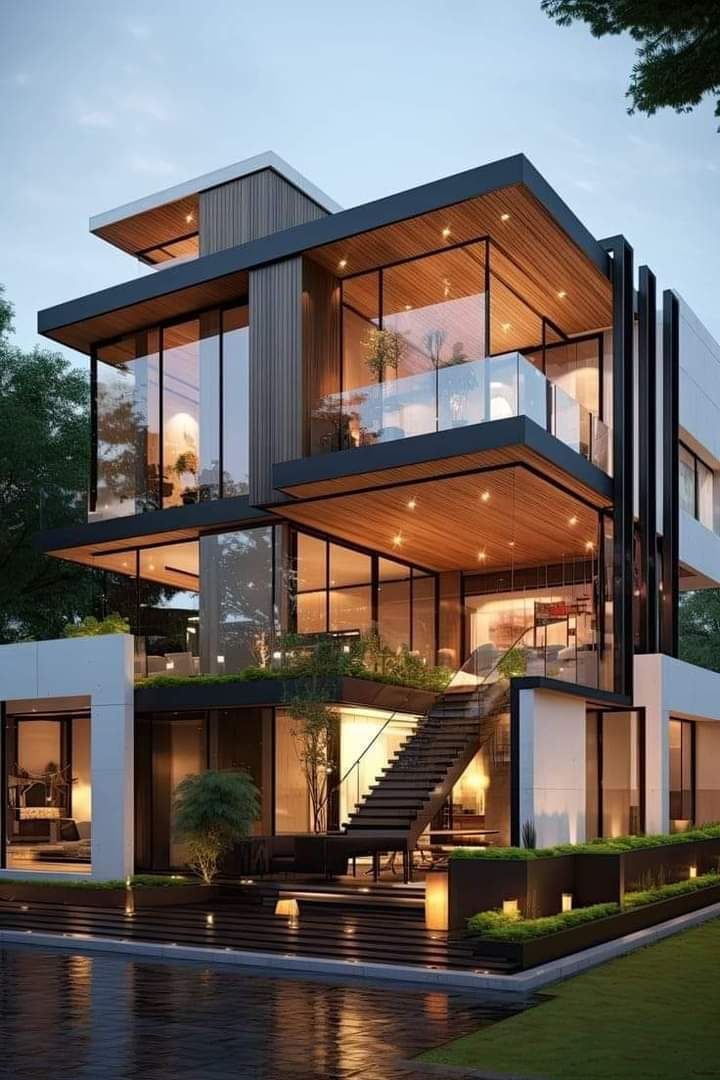
#> input picture assets/image.jpg, 720 x 1080 px
$ python 3-copy_paste.py
#> lines starting #> are read from the running program, lines starting #| are printed output that depends on the picture
import cv2

image = cv2.imread('assets/image.jpg', 1)
#> image is the input picture: shape (1080, 720, 3); mean B, G, R 97.2, 100.9, 108

image = cv2.resize(image, (0, 0), fx=0.75, fy=0.75)
#> image: shape (810, 540, 3)
## copy && paste the part size of image
part_image = image[100:300, 100:400] # copy part size of image
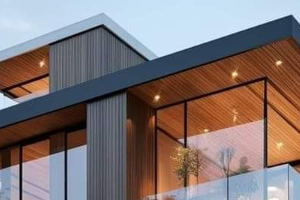
#> part_image: shape (200, 300, 3); mean B, G, R 116, 117, 130.2
image[0:200, 200:500] = part_image # paste the copy part of image paste in different location
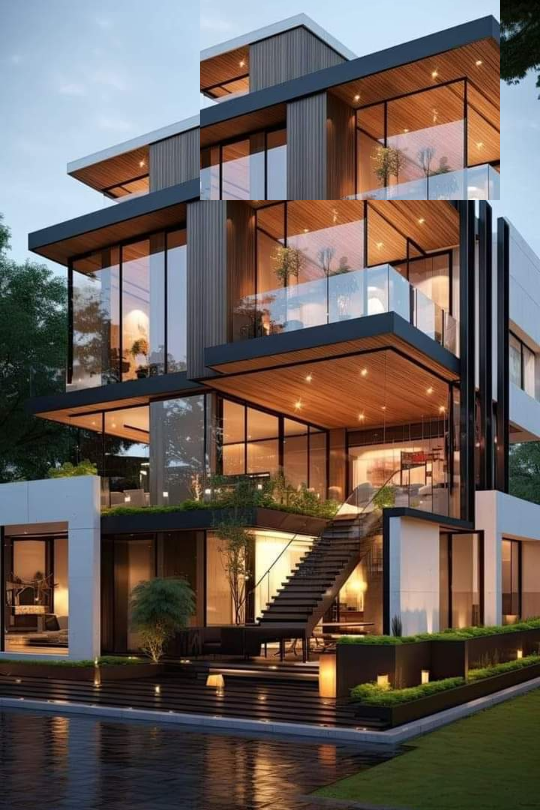
#> image: shape (810, 540, 3); mean B, G, R 88, 93.7, 104.5
## condition must equal  image[100:300, 100:400] == image[0:200, 200:500] (rows, colums) size

cv2.imwrite('Outputs/3-copy_paste.png', image)
cv2.imshow('Copy & Paste Image part', image)
cv2.waitKey(0)
cv2.destroyAllWindows()

$ run again, with assets/soccer_practice.jpg copied over assets/image.jpg
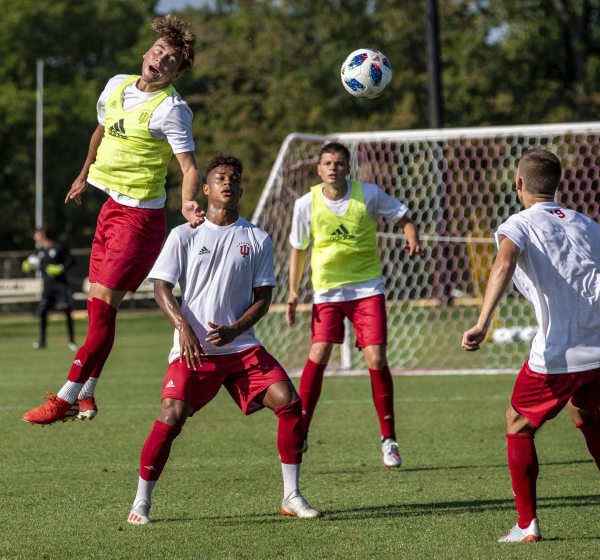
#> input picture assets/soccer_practice.jpg, 1200 x 1119 px (shown at 1/2 size)
#> image is the input picture: shape (1119, 1200, 3); mean B, G, R 70.9, 96, 102.6
#> `part_image = image[100:300, 100:400]`:
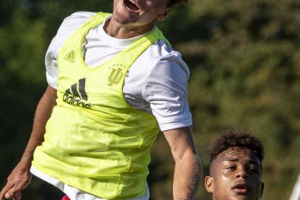
#> part_image: shape (200, 300, 3); mean B, G, R 74.4, 110.7, 112.8
#> `image[0:200, 200:500] = part_image`:
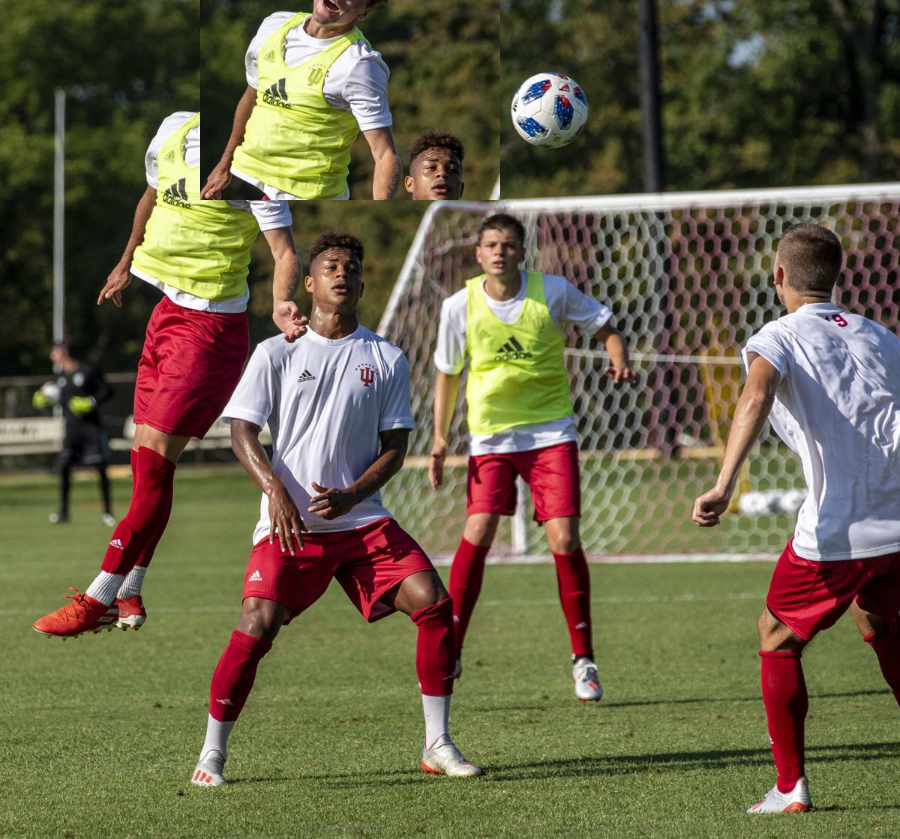
#> image: shape (839, 900, 3); mean B, G, R 72.4, 98.3, 105
